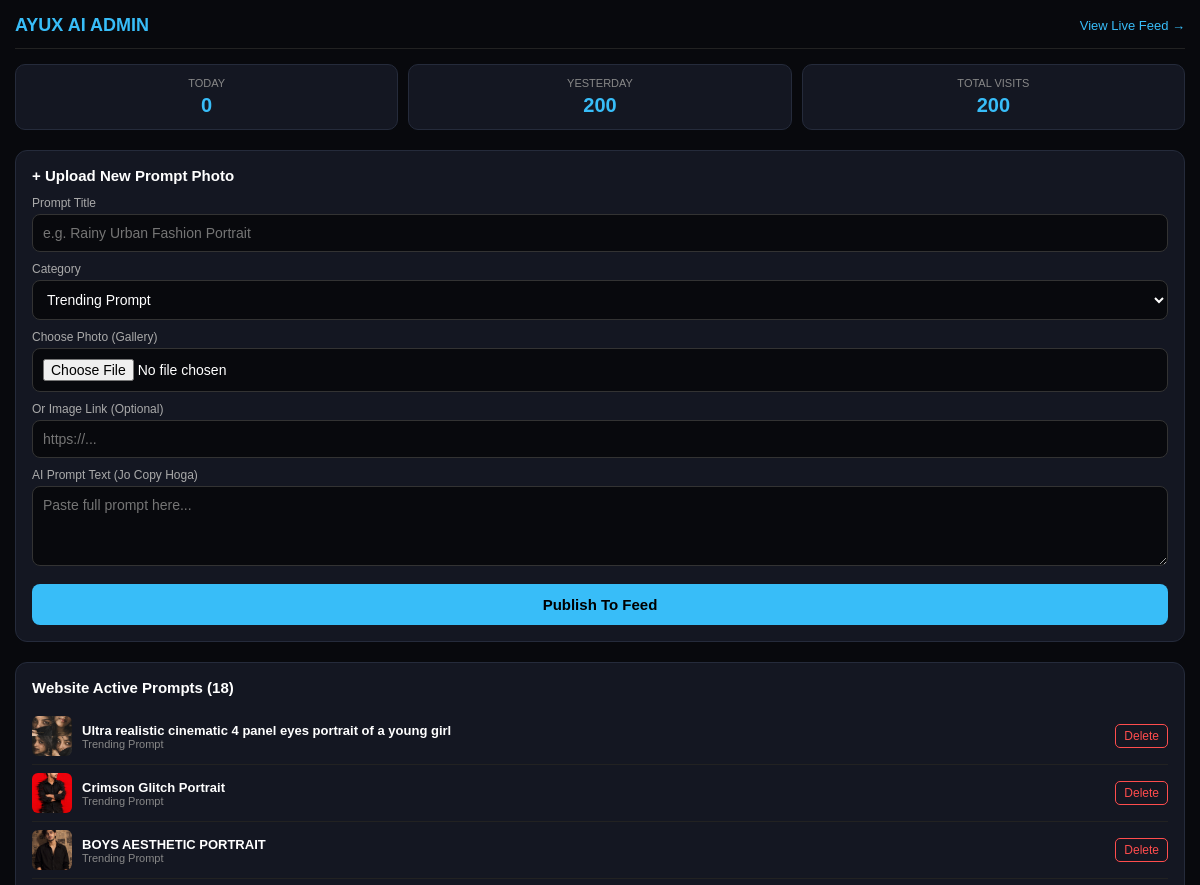
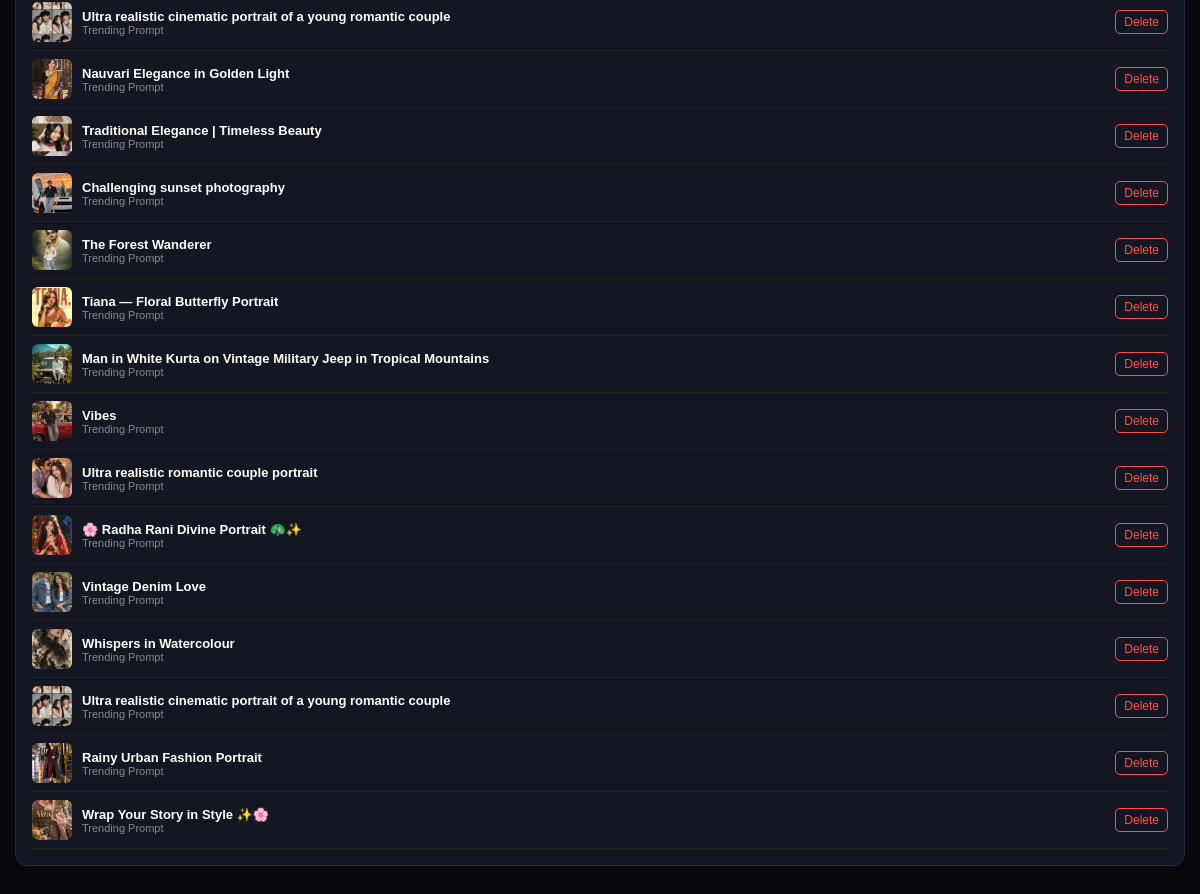
Screenshot of /panel.php with the database file from the repository (2 pictures, top to bottom).
### tables this page shows
CREATE TABLE prompts (
    id INTEGER PRIMARY KEY AUTOINCREMENT,
    title TEXT NOT NULL,
    creator TEXT NOT NULL,
    prompt TEXT NOT NULL,
    image_url TEXT NOT NULL,
    likes INTEGER DEFAULT 0,
    comments INTEGER DEFAULT 0,
    shares INTEGER DEFAULT 0,
    created_at DATETIME DEFAULT CURRENT_TIMESTAMP
, category TEXT DEFAULT 'Trending Prompt');

### panel.php (the view, shortened to what this page needs)
<?php
$db = new PDO('sqlite:' . __DIR__ . '/faymas.db');
$db->setAttribute(PDO::ATTR_ERRMODE, PDO::ERRMODE_EXCEPTION);
try {
    $db->exec("ALTER TABLE prompts ADD COLUMN category TEXT DEFAULT 'Trending Prompt'");
} catch (Exception $e) {}
$today_visitors = $db->query("SELECT COUNT(*) FROM visitors WHERE date(visit_time) = date('now', 'localtime')")->fetchColumn();
$yesterday_visitors = $db->query("SELECT COUNT(*) FROM visitors WHERE date(visit_time) = date('now', 'localtime', '-1 day')")->fetchColumn();
$total_visits = $db->query("SELECT COUNT(*) FROM visitors")->fetchColumn();
$all_posts = $db->query("SELECT * FROM prompts ORDER BY id DESC")->fetchAll(PDO::FETCH_ASSOC);
?>
<!DOCTYPE html>
<html lang="en">
<head>
</head>
<body>
    <div class="head">
        <h2>AYUX AI ADMIN</h2>
        <a href="index.php" target="_blank" style="color:#38bdf8; text-decoration:none; font-size:13px;">View Live Feed &rarr;</a>
    </div>
    <div class="stats">
        <div class="box"><span>Today</span><b><?= $today_visitors ?></b></div>
        <div class="box"><span>Yesterday</span><b><?= $yesterday_visitors ?></b></div>
        <div class="box"><span>Total Visits</span><b><?= $total_visits ?></b></div>
    </div>
    <div class="card">
        <h3>+ Upload New Prompt Photo</h3>
        <form action="panel.php" method="POST" enctype="multipart/form-data">
            <label>Prompt Title</label>
            <input type="text" name="title" placeholder="e.g. Rainy Urban Fashion Portrait" required>
            <label>Category</label>
            <select name="category">
                <option value="Trending Prompt">Trending Prompt</option>
            </select>
            <label>Choose Photo (Gallery)</label>
            <input type="file" name="image_file" accept="image/*">
            <label>Or Image Link (Optional)</label>
            <input type="url" name="image_url" placeholder="https://...">
            <label>AI Prompt Text (Jo Copy Hoga)</label>
            <textarea name="prompt" placeholder="Paste full prompt here..." required></textarea>
            <button type="submit" class="btn">Publish To Feed</button>
        </form>
    </div>
    <div class="card">
        <h3>Website Active Prompts (<?= count($all_posts) ?>)</h3>
        <?php foreach($all_posts as $p): ?>
            <div class="item">
                <div style="display:flex; align-items:center;">
                    <img src="<?= htmlspecialchars($p['image_url']) ?>">
                    <div>
                        <div style="font-size:13px; font-weight:bold;"><?= htmlspecialchars($p['title']) ?></div>
                        <div style="font-size:11px; color:#888;"><?= htmlspecialchars($p['category'] ?? 'Trending Prompt') ?></div>
                    </div>
                </div>
                <a href="panel.php?delete=<?= $p['id'] ?>" class="del-btn" onclick="return confirm('Delete karein?')">Delete</a>
            </div>
        <?php endforeach; ?>
    </div>
</body>
</html>

### panel.php (style rules this page uses)
* { margin:0; padding:0; box-sizing:border-box; font-family:sans-serif; }
body { background:#08090d; color:#fff; padding:15px; }
.head { display:flex; justify-content:space-between; align-items:center; padding-bottom:12px; border-bottom:1px solid #222; margin-bottom:15px; }
.head h2 { color:#38bdf8; font-size:18px; }
.stats { display:grid; grid-template-columns:repeat(3, 1fr); gap:10px; margin-bottom:20px; }
.box { background:#141722; padding:12px; border-radius:10px; text-align:center; border:1px solid #252b3b; }
.box span { font-size:11px; color:#888; text-transform:uppercase; display:block; }
.box b { font-size:20px; color:#38bdf8; margin-top:5px; display:block; }
.card { background:#141722; padding:16px; border-radius:12px; margin-bottom:20px; border:1px solid #252b3b; }
.card h3 { font-size:15px; margin-bottom:12px; color:#fff; }
label { font-size:12px; color:#aaa; margin:10px 0 4px; display:block; }
input, select, textarea { width:100%; padding:10px; background:#08090d; border:1px solid #333; border-radius:8px; color:#fff; font-size:14px; outline:none; }
textarea { min-height:80px; }
.btn { width:100%; padding:12px; background:#38bdf8; border:none; border-radius:8px; color:#000; font-weight:bold; font-size:15px; margin-top:14px; cursor:pointer; }
.item { display:flex; align-items:center; justify-content:space-between; padding:8px 0; border-bottom:1px solid #222; }
.item img { width:40px; height:40px; border-radius:6px; object-fit:cover; margin-right:10px; }
.del-btn { color:#ff4d4d; border:1px solid #ff4d4d; padding:4px 8px; border-radius:5px; text-decoration:none; font-size:12px; }

### rows the page displays
prompts: image_url (picture), title "Ultra realistic cinematic 4 panel eyes portrait of a young girl", category "Trending Prompt"
prompts: image_url (picture), title "Crimson Glitch Portrait", category "Trending Prompt"
prompts: image_url (picture), title "BOYS AESTHETIC PORTRAIT", category "Trending Prompt"
prompts: image_url (picture), title "Ultra realistic cinematic portrait of a young romantic couple", category "Trending Prompt"
prompts: image_url (picture), title "Nauvari Elegance in Golden Light", category "Trending Prompt"
prompts: image_url (picture), title "Traditional Elegance | Timeless Beauty", category "Trending Prompt"
prompts: image_url (picture), title "Challenging sunset photography", category "Trending Prompt"
prompts: image_url (picture), title "The Forest Wanderer", category "Trending Prompt"
prompts: image_url (picture), title "Tiana — Floral Butterfly Portrait", category "Trending Prompt"
prompts: image_url (picture), title "Man in White Kurta on Vintage Military Jeep in Tropical Mountains", category "Trending Prompt"
prompts: image_url (picture), title "Vibes", category "Trending Prompt"
prompts: image_url (picture), title "Ultra realistic romantic couple portrait", category "Trending Prompt"
prompts: image_url (picture), title "🌸 Radha Rani Divine Portrait 🦚✨", category "Trending Prompt"
prompts: image_url (picture), title "Vintage Denim Love", category "Trending Prompt"
prompts: image_url (picture), title "Whispers in Watercolour", category "Trending Prompt"
prompts: image_url (picture), title "Ultra realistic cinematic portrait of a young romantic couple", category "Trending Prompt"
prompts: image_url (picture), title "Rainy Urban Fashion Portrait", category "Trending Prompt"
prompts: image_url (picture), title "Wrap Your Story in Style ✨🌸", category "Trending Prompt"

### other values shown
$today_visitors "0"
$yesterday_visitors "200"
$total_visits "200"
count($all_posts) "18"
